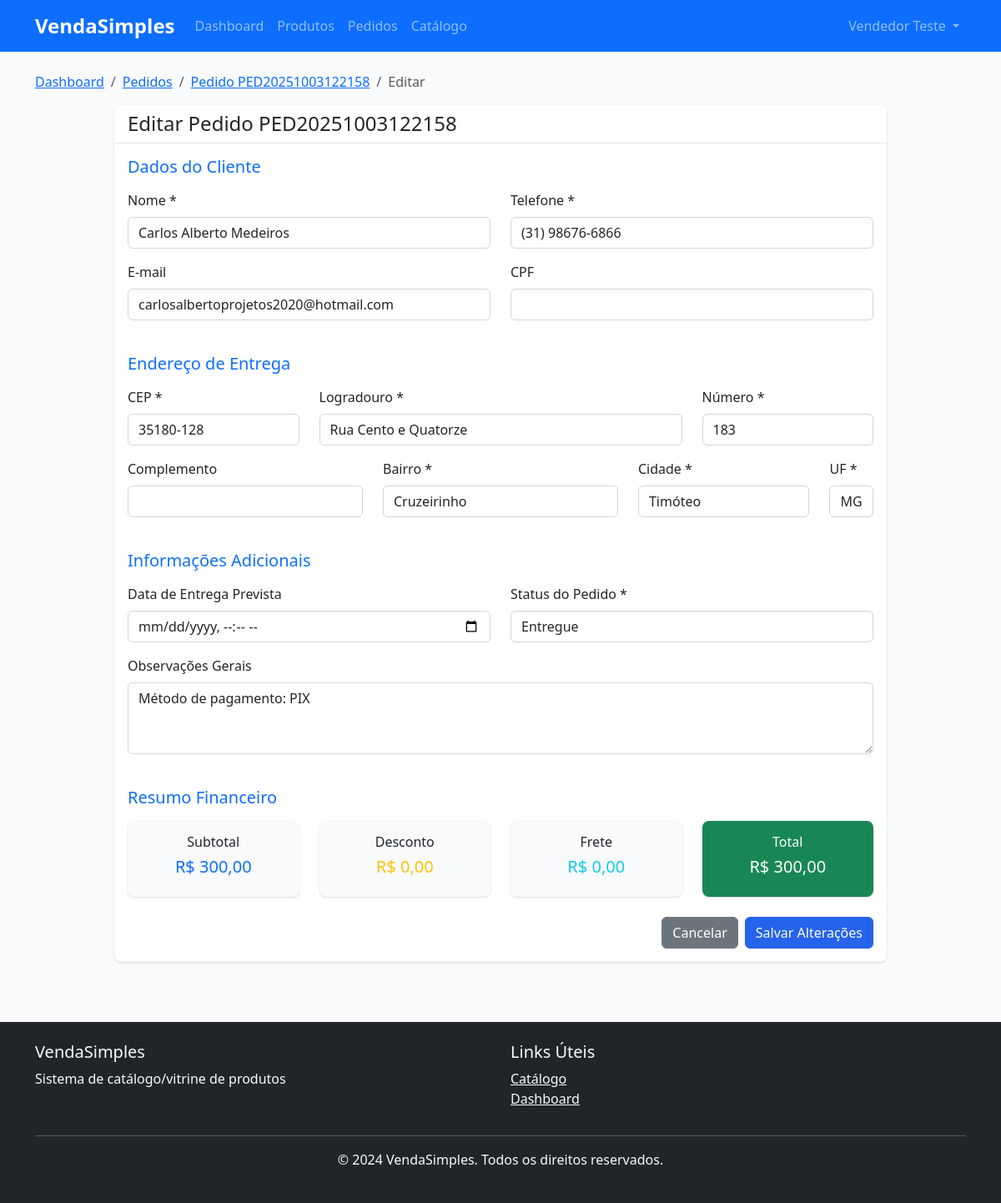
The app's page /pedidos/3/edit/ (signed in) with its own data.
### apps/authentication/models.py (models this page shows, shortened)
class User(AbstractBaseUser, PermissionsMixin, TimeStampedModel, SoftDeleteModel):
    email = models.EmailField(
        unique=True,
        db_index=True,
        verbose_name='E-mail'
    )
    first_name = models.CharField(
        max_length=150,
        verbose_name='Nome'
    )
    last_name = models.CharField(
        max_length=150,
        verbose_name='Sobrenome'
    )
    role = models.CharField(
        max_length=20,
        choices=UserRole.choices,
        db_index=True,
        verbose_name='Função'
    )
    is_staff = models.BooleanField(
        default=False,
        verbose_name='Acesso ao Admin'
    )
    is_verified = models.BooleanField(
        default=False,
        db_index=True,
        verbose_name='E-mail Verificado'
    )
    phone = models.CharField(
        max_length=20,
        blank=True,
        null=True,
        validators=[validate_phone],
        verbose_name='Telefone'
    )
    USERNAME_FIELD = 'email'
    REQUIRED_FIELDS = ['first_name', 'last_name', 'role']
    objects = UserManager()
    class Meta:
        db_table = 'users'
        verbose_name = 'Usuário'
        verbose_name_plural = 'Usuários'
        indexes = [
            models.Index(fields=['email', 'role']),
            models.Index(fields=['is_active', 'role']),
            models.Index(fields=['is_verified', 'is_active']),
        ]
    def get_full_name(self):
        return f"{self.first_name} {self.last_name}".strip()
    def can_view_pedido(self, pedido):
        if self.role == UserRole.SUPERUSER:
            return True
        if self.role == UserRole.VENDEDOR:
            return pedido.vendedor == self
        if self.role == UserRole.EMPRESA:
            return pedido.vendedor.profile.empresa.user == self
        return False

### apps/pedidos/models.py (models this page shows, shortened)
class Pedido(TimeStampedModel, SoftDeleteModel):
    numero = models.CharField(
        max_length=20,
        unique=True,
        db_index=True,
        verbose_name='Número do Pedido'
    )
    vendedor = models.ForeignKey(
        'authentication.User',
        on_delete=models.PROTECT,
        related_name='pedidos_vendedor',
        verbose_name='Vendedor'
    )
    cliente_usuario = models.ForeignKey(
        'authentication.User',
        on_delete=models.SET_NULL,
        null=True,
        blank=True,
        related_name='pedidos_cliente',
        verbose_name='Cliente (Usuário)'
    )
    cliente_nome = models.CharField(
        max_length=255,
        verbose_name='Nome do Cliente'
    )
    cliente_telefone = models.CharField(
        max_length=20,
        verbose_name='Telefone do Cliente'
    )
    cliente_email = models.EmailField(
        blank=True,
        verbose_name='E-mail do Cliente'
    )
    cliente_cpf = models.CharField(
        max_length=14,
        blank=True,
        verbose_name='CPF do Cliente'
    )
    endereco_cep = models.CharField(
        max_length=9,
        verbose_name='CEP'
    )
    endereco_logradouro = models.CharField(
        max_length=255,
        verbose_name='Logradouro'
    )
    endereco_numero = models.CharField(
        max_length=20,
        verbose_name='Número'
    )
    endereco_complemento = models.CharField(
        max_length=100,
        blank=True,
        verbose_name='Complemento'
    )
    endereco_bairro = models.CharField(
        max_length=100,
        verbose_name='Bairro'
    )
    endereco_cidade = models.CharField(
        max_length=100,
        verbose_name='Cidade'
    )
    endereco_estado = models.CharField(
        max_length=2,
        verbose_name='Estado'
    )
    status = models.CharField(
        max_length=20,
        choices=StatusPedido.choices,
        default=StatusPedido.PENDENTE,
        db_index=True,
        verbose_name='Status'
    )
    subtotal = models.DecimalField(
        max_digits=10,
        decimal_places=2,
        validators=[MinValueValidator(0)],
        verbose_name='Subtotal'
    )
    desconto = models.DecimalField(
        max_digits=10,
        decimal_places=2,
        default=0,
        validators=[MinValueValidator(0)],
        verbose_name='Desconto'
    )
    frete = models.DecimalField(
        max_digits=10,
        decimal_places=2,
        default=0,
        validators=[MinValueValidator(0)],
        verbose_name='Frete'
    )
    total = models.DecimalField(
        max_digits=10,
        decimal_places=2,
        validators=[MinValueValidator(0)],
        verbose_name='Total'
    )
    observacoes = models.TextField(
        blank=True,
        verbose_name='Observações'
    )
    observacoes_internas = models.TextField(
        blank=True,
        verbose_name='Observações Internas'
    )
    data_entrega_prevista = models.DateTimeField(
        null=True,
        blank=True,
        verbose_name='Data de Entrega Prevista'
    )
    data_entrega_realizada = models.DateTimeField(
        null=True,
        blank=True,
        verbose_name='Data de Entrega Realizada'
    )
    objects = models.Manager()
    active_objects = ActiveSoftDeleteManager()
    class Meta:
        db_table = 'pedidos'
        verbose_name = 'Pedido'
        verbose_name_plural = 'Pedidos'
        ordering = ['-created_at']
        indexes = [
            models.Index(fields=['vendedor', 'status']),
            models.Index(fields=['status', 'created_at']),
            models.Index(fields=['numero']),
        ]

### apps/pedidos/views.py (the view, shortened to what this page needs)
# urls.py: path("<int:pk>/edit/", views.pedido_edit, name="edit"),
@login_required
def pedido_edit(request, pk):
    pedido = get_object_or_404(Pedido, pk=pk)
    if not request.user.can_view_pedido(pedido):
        messages.error(request, "Você não tem permissão para editar este pedido.")
        return redirect("pedidos:list")
    context = {
        "pedido": pedido,
        "status_choices": StatusPedido.choices,
    }
    return render(request, "pedidos/edit.html", context)

### templates/pedidos/edit.html (shortened to what this page needs)
{% extends 'base/base.html' %}
{% block content %}
<div class="container py-4">
  <nav aria-label="breadcrumb">
    <ol class="breadcrumb">
      <li class="breadcrumb-item"><a href="{% url 'dashboard:home' %}">Dashboard</a></li>
      <li class="breadcrumb-item"><a href="{% url 'pedidos:list' %}">Pedidos</a></li>
      <li class="breadcrumb-item"><a href="{% url 'pedidos:detail' pedido.pk %}">Pedido {{ pedido.numero }}</a></li>
      <li class="breadcrumb-item active" aria-current="page">Editar</li>
    </ol>
  </nav>
  <div class="row justify-content-center">
    <div class="col-lg-10">
      <div class="card">
        <div class="card-header">
          <h4 class="mb-0">Editar Pedido {{ pedido.numero }}</h4>
        </div>
        <div class="card-body">
          <form method="post" id="editForm">
            <div class="row mb-4">
              <div class="col-12">
                <h5 class="text-primary mb-3">
                   Dados do Cliente
                </h5>
              </div>
              <div class="col-md-6">
                <div class="mb-3">
                  <label for="cliente_nome" class="form-label">Nome *</label>
                  <input type="text" class="form-control" id="cliente_nome" name="cliente_nome"
                         value="{{ pedido.cliente_nome }}" required>
                </div>
              </div>
              <div class="col-md-6">
                <div class="mb-3">
                  <label for="cliente_telefone" class="form-label">Telefone *</label>
                  <input type="text" class="form-control" id="cliente_telefone" name="cliente_telefone"
                         value="{{ pedido.cliente_telefone }}" required>
                </div>
              </div>
              <div class="col-md-6">
                <div class="mb-3">
                  <label for="cliente_email" class="form-label">E-mail</label>
                  <input type="email" class="form-control" id="cliente_email" name="cliente_email"
                         value="{{ pedido.cliente_email }}">
                </div>
              </div>
              <div class="col-md-6">
                <div class="mb-3">
                  <label for="cliente_cpf" class="form-label">CPF</label>
                  <input type="text" class="form-control" id="cliente_cpf" name="cliente_cpf"
                         value="{{ pedido.cliente_cpf }}">
                </div>
              </div>
            </div>
            <div class="row mb-4">
              <div class="col-12">
                <h5 class="text-primary mb-3">
                   Endereço de Entrega
                </h5>
              </div>
              <div class="col-md-3">
                <div class="mb-3">
                  <label for="endereco_cep" class="form-label">CEP *</label>
                  <input type="text" class="form-control" id="endereco_cep" name="endereco_cep"
                         value="{{ pedido.endereco_cep }}" required>
                </div>
              </div>
              <div class="col-md-6">
                <div class="mb-3">
                  <label for="endereco_logradouro" class="form-label">Logradouro *</label>
                  <input type="text" class="form-control" id="endereco_logradouro" name="endereco_logradouro"
                         value="{{ pedido.endereco_logradouro }}" required>
                </div>
              </div>
              <div class="col-md-3">
                <div class="mb-3">
                  <label for="endereco_numero" class="form-label">Número *</label>
                  <input type="text" class="form-control" id="endereco_numero" name="endereco_numero"
                         value="{{ pedido.endereco_numero }}" required>
                </div>
              </div>
              <div class="col-md-4">
                <div class="mb-3">
                  <label for="endereco_complemento" class="form-label">Complemento</label>
                  <input type="text" class="form-control" id="endereco_complemento" name="endereco_complemento"
                         value="{{ pedido.endereco_complemento }}">
                </div>
              </div>
              <div class="col-md-4">
                <div class="mb-3">
                  <label for="endereco_bairro" class="form-label">Bairro *</label>
                  <input type="text" class="form-control" id="endereco_bairro" name="endereco_bairro"
                         value="{{ pedido.endereco_bairro }}" required>
                </div>
              </div>
              <div class="col-md-3">
                <div class="mb-3">
                  <label for="endereco_cidade" class="form-label">Cidade *</label>
                  <input type="text" class="form-control" id="endereco_cidade" name="endereco_cidade"
                         value="{{ pedido.endereco_cidade }}" required>
                </div>
              </div>
              <div class="col-md-1">
                <div class="mb-3">
                  <label for="endereco_estado" class="form-label">UF *</label>
                  <input type="text" class="form-control" id="endereco_estado" name="endereco_estado"
                         value="{{ pedido.endereco_estado }}" maxlength="2" required>
                </div>
              </div>
            </div>
            <div class="row mb-4">
              <div class="col-12">
                <h5 class="text-primary mb-3">
                   Informações Adicionais
                </h5>
              </div>
              <div class="col-md-6">
                <div class="mb-3">
                  <label for="data_entrega_prevista" class="form-label">Data de Entrega Prevista</label>
                  <input type="datetime-local" class="form-control" id="data_entrega_prevista"
                         name="data_entrega_prevista"
                         value="{% if pedido.data_entrega_prevista %}{{ pedido.data_entrega_prevista|date:'Y-m-d\TH:i' }}{% endif %}">
                </div>
              </div>
              <div class="col-md-6">
                <div class="mb-3">
                  <label for="status" class="form-label">Status do Pedido *</label>
                  <select class="form-control" id="status" name="status" required>
                    {% for value, label in status_choices %}
                      <option value="{{ value }}" {% if pedido.status == value %}selected{% endif %}>
                        {{ label }}
                      </option>
                    {% endfor %}
                  </select>
                </div>
              </div>
              <div class="col-12">
                <div class="mb-3">
                  <label for="observacoes" class="form-label">Observações Gerais</label>
                  <textarea class="form-control" id="observacoes" name="observacoes" rows="3"
                            placeholder="Observações sobre o pedido...">{{ pedido.observacoes }}</textarea>
                </div>
              </div>
            </div>
            <div class="row mb-4">
              <div class="col-12">
                <h5 class="text-primary mb-3">
                   Resumo Financeiro
                </h5>
              </div>
              <div class="col-md-3">
                <div class="card bg-light">
                  <div class="card-body text-center">
                    <h6 class="card-title">Subtotal</h6>
                    <h5 class="text-primary">R$ {{ pedido.subtotal|floatformat:2 }}</h5>
                  </div>
                </div>
              </div>
              <div class="col-md-3">
                <div class="card bg-light">
                  <div class="card-body text-center">
                    <h6 class="card-title">Desconto</h6>
                    <h5 class="text-warning">R$ {{ pedido.desconto|floatformat:2 }}</h5>
                  </div>
                </div>
              </div>
              <div class="col-md-3">
                <div class="card bg-light">
                  <div class="card-body text-center">
                    <h6 class="card-title">Frete</h6>
                    <h5 class="text-info">R$ {{ pedido.frete|floatformat:2 }}</h5>
                  </div>
                </div>
              </div>
              <div class="col-md-3">
                <div class="card bg-success text-white">
                  <div class="card-body text-center">
                    <h6 class="card-title">Total</h6>
                    <h5>R$ {{ pedido.total|floatformat:2 }}</h5>
                  </div>
                </div>
              </div>
            </div>
            <div class="d-flex gap-2 justify-content-end">
              <a href="{% url 'pedidos:detail' pedido.pk %}" class="btn btn-secondary">
                 Cancelar
              </a>
              <button type="submit" class="btn btn-primary" onclick="return confirmarEdicao()">
                 Salvar Alterações
              </button>
            </div>
          </form>
        </div>
      </div>
    </div>
  </div>
</div>
{% endblock %}

### templates/base/navbar.html (shortened to what this page needs)
<nav class="navbar navbar-expand-lg navbar-dark bg-primary">
    <div class="container">
        <a class="navbar-brand" href="{% url 'dashboard:home' %}">
            <strong>VendaSimples</strong>
        </a>
        <div class="collapse navbar-collapse" id="navbarNav">
            <ul class="navbar-nav me-auto">
                {% if user.is_authenticated %}
                    <li class="nav-item">
                        <a class="nav-link" href="{% url 'dashboard:home' %}">Dashboard</a>
                    </li>
                    {% if user.role == 'SUPER' or user.role == 'EMPRESA' or user.role == 'VENDEDOR' %}
                        <li class="nav-item">
                            <a class="nav-link" href="{% url 'produtos:list' %}">Produtos</a>
                        </li>
                        <li class="nav-item">
                            <a class="nav-link" href="{% url 'pedidos:list' %}">Pedidos</a>
                        </li>
                    {% endif %}
                    <li class="nav-item">
                        <a class="nav-link" href="{% url 'catalogo:list' %}">Catálogo</a>
                    </li>
                {% endif %}
            </ul>
            <ul class="navbar-nav">
                {% if user.is_authenticated %}
                    <li class="nav-item dropdown">
                        <a class="nav-link dropdown-toggle" href="#" role="button" data-bs-toggle="dropdown">
                            {{ user.get_full_name }}
                        </a>
                    </li>
                {% endif %}
            </ul>
        </div>
    </div>
</nav>

### records on screen
User: get_full_name "Vendedor Teste"
Pedido: numero "PED20251003122158", cliente_nome "Carlos Alberto Medeiros", cliente_telefone "(31) 98676-6866", cliente_email "carlosalbertoprojetos2020@hotmail.com", endereco_cep "35180-128", endereco_logradouro "Rua Cento e Quatorze", endereco_numero "183", endereco_bairro "Cruzeirinho", endereco_cidade "Timóteo", endereco_estado "MG", status "Entregue", observacoes "Método de pagamento: PIX", subtotal "300,00", desconto "0,00", frete "0,00", total "300,00"
